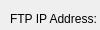
            <widget class="QWidget" name="page_ftp_connection_settings">
             <property name="geometry">
              <rect>
               <x>0</x>
               <y>0</y>
               <width>100</width>
               <height>30</height>
              </rect>
             </property>
             <attribute name="label">
              <string>Connection Settings</string>
             </attribute>
             <widget class="QLabel" name="lbl_tcp_port_3">
              <property name="geometry">
               <rect>
                <x>210</x>
                <y>10</y>
                <width>81</width>
                <height>18</height>
               </rect>
              </property>
              <property name="font">
               <font>
                <family>Arial</family>
               </font>
              </property>
              <property name="text">
               <string>FTP Port:</string>
              </property>
             </widget>
             <widget class="QLabel" name="lbl_tcp_ipAdr_3">
              <property name="geometry">
               <rect>
                <x>10</x>
                <y>10</y>
                <width>161</width>
                <height>18</height>
               </rect>
              </property>
              <property name="font">
               <font>
                <family>Arial</family>
               </font>
              </property>
              <property name="text">
               <string>FTP IP Address:</string>
              </property>
             </widget>
             <widget class="QSpinBox" name="nbr_ftp_port">
              <property name="geometry">
               <rect>
                <x>210</x>
                <y>30</y>
                <width>81</width>
                <height>22</height>
               </rect>
              </property>
              <property name="font">
               <font>
                <family>Arial</family>
                <pointsize>-1</pointsize>
               </font>
              </property>
              <property name="styleSheet">
               <string notr="true">QSpinBox
{
	background-color: transparent;
	color: #c2c7d5;
	font-size: 13px;
 border: 1px solid #32414B;
}</string>
              </property>
              <property name="maximum">
               <number>69000</number>
              </property>
              <property name="value">
               <number>0</number>
              </property>
             </widget>
             <widget class="QLineEdit" name="txt_ftp_ipAdr">
              <property name="geometry">
               <rect>
                <x>10</x>
                <y>30</y>
                <width>161</width>
                <height>22</height>
               </rect>
              </property>
              <property name="font">
               <font>
                <family>Arial</family>
                <pointsize>-1</pointsize>
               </font>
              </property>
              <property name="styleSheet">
               <string notr="true">/*-----QLabel-----*/
QLineEdit
{
	background-color: transparent;
	color: #c2c7d5;
	font-size: 13px;
 border: 1px solid #32414B;
}</string>
              </property>
              <property name="inputMask">
               <string/>
              </property>
              <property name="alignment">
               <set>Qt::AlignCenter</set>
              </property>
             </widget>
             <widget class="QPushButton" name="btn_open_ftp_directory">
              <property name="geometry">
               <rect>
                <x>550</x>
                <y>80</y>
                <width>111</width>
                <height>21</height>
               </rect>
              </property>
              <property name="font">
               <font>
                <family>Arial</family>
                <pointsize>-1</pointsize>
                <weight>75</weight>
                <bold>true</bold>
               </font>
              </property>
              <property name="styleSheet">
               <string notr="true">/*-----QPushButton-----*/
QPushButton
{
	background-color: rgb(4, 163, 221);
	color: #fff;
	font-size: 11px;
	font-weight: bold;
	border: none;
	border-radius: 3px;
	padding: 5px;

}


QPushButton::pressed
{
	background-color: rgb(3, 115, 213);

}</string>
              </property>
              <property name="text">
               <string>Open Folder</string>
              </property>
              <property name="icon">
               <iconset>
                <normaloff>../../../../../../../.designer/img/open_folder.png</normaloff>../../../../../../../.designer/img/open_folder.png</iconset>
              </property>
              <property name="iconSize">
               <size>
                <width>16</width>
                <height>16</height>
               </size>
              </property>
             </widget>
             <widget class="QLabel" name="lbl_ftp_directory">
              <property name="geometry">
               <rect>
                <x>10</x>
                <y>60</y>
                <width>531</width>
                <height>18</height>
               </rect>
              </property>
              <property name="font">
               <font>
                <family>Arial</family>
               </font>
              </property>
              <property name="text">
               <string>FTP Directory:</string>
              </property>
             </widget>
             <widget class="QLineEdit" name="txt_ftp_directory">
              <property name="geometry">
               <rect>
                <x>10</x>
                <y>80</y>
                <width>531</width>
                <height>22</height>
               </rect>
              </property>
              <property name="font">
               <font>
                <family>Arial</family>
                <pointsize>-1</pointsize>
               </font>
              </property>
              <property name="styleSheet">
               <string notr="true">QLineEdit
{
	background-color: transparent;
	color: #c2c7d5;
	font-size: 13px;
 border: 1px solid #32414B;
}</string>
              </property>
              <property name="alignment">
               <set>Qt::AlignLeading|Qt::AlignLeft|Qt::AlignVCenter</set>
              </property>
             </widget>
             <widget class="QPushButton" name="btn_ftpServer_restart">
              <property name="geometry">
               <rect>
                <x>10</x>
                <y>180</y>
                <width>221</width>
                <height>31</height>
               </rect>
              </property>
              <property name="font">
               <font>
                <family>Arial</family>
                <pointsize>-1</pointsize>
                <weight>75</weight>
                <bold>true</bold>
               </font>
              </property>
              <property name="styleSheet">
               <string notr="true">/*-----QPushButton-----*/
QPushButton
{
	background-color: rgb(4, 163, 221);
	color: #fff;
	font-size: 11px;
	font-weight: bold;
	border: none;
	border-radius: 3px;
	padding: 5px;

}


QPushButton::pressed
{
	background-color: rgb(3, 115, 213);

}</string>
              </property>
              <property name="text">
               <string>Restart FTP Server</string>
              </property>
              <property name="icon">
               <iconset>
                <normaloff>../../../../../../../.designer/img/open_folder.png</normaloff>../../../../../../../.designer/img/open_folder.png</iconset>
              </property>
              <property name="iconSize">
               <size>
                <width>16</width>
                <height>16</height>
               </size>
              </property>
             </widget>
             <widget class="QLabel" name="ico_ftp_ip_error">
              <property name="geometry">
               <rect>
                <x>180</x>
                <y>30</y>
                <width>20</width>
                <height>20</height>
               </rect>
              </property>
              <property name="font">
               <font>
                <family>Arial</family>
               </font>
              </property>
              <property name="toolTip">
               <string>Adapter in DataBase does not exist on this System, choose another one!</string>
              </property>
              <property name="toolTipDuration">
               <number>-1</number>
              </property>
              <property name="text">
               <string/>
              </property>
              <property name="scaledContents">
               <bool>true</bool>
              </property>
             </widget>
             <widget class="QLabel" name="ico_ftp_port_error">
              <property name="geometry">
               <rect>
                <x>300</x>
                <y>30</y>
                <width>20</width>
                <height>20</height>
               </rect>
              </property>
              <property name="font">
               <font>
                <family>Arial</family>
               </font>
              </property>
              <property name="toolTip">
               <string>Adapter in DataBase does not exist on this System, choose another one!</string>
              </property>
              <property name="toolTipDuration">
               <number>-1</number>
              </property>
              <property name="text">
               <string/>
              </property>
              <property name="scaledContents">
               <bool>true</bool>
              </property>
             </widget>
            </widget>
